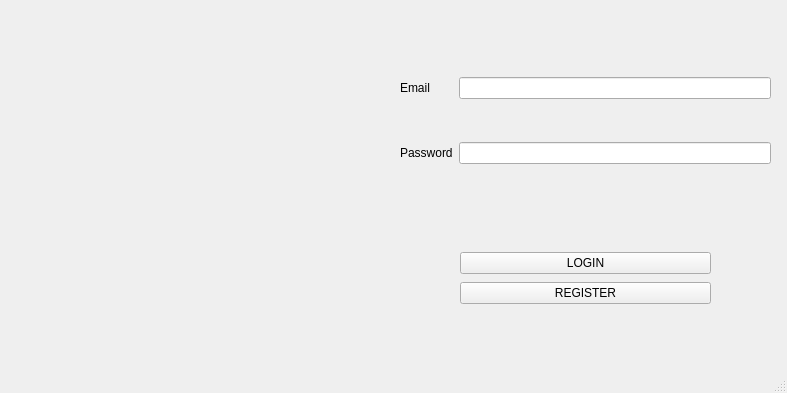
<?xml version="1.0" encoding="UTF-8"?>
<ui version="4.0">
 <class>MainWindow</class>
 <widget class="QMainWindow" name="MainWindow">
  <property name="geometry">
   <rect>
    <x>0</x>
    <y>0</y>
    <width>787</width>
    <height>393</height>
   </rect>
  </property>
  <property name="windowTitle">
   <string>MainWindow</string>
  </property>
  <widget class="QWidget" name="centralwidget">
   <widget class="QWidget" name="layoutWidget">
    <property name="geometry">
     <rect>
      <x>400</x>
      <y>40</y>
      <width>371</width>
      <height>161</height>
     </rect>
    </property>
    <layout class="QGridLayout" name="gridLayout">
     <item row="1" column="0">
      <widget class="QLabel" name="PasswordLabel">
       <property name="text">
        <string>Password</string>
       </property>
      </widget>
     </item>
     <item row="0" column="0">
      <widget class="QLabel" name="EmailLabel">
       <property name="text">
        <string>Email</string>
       </property>
      </widget>
     </item>
     <item row="0" column="1">
      <widget class="QLineEdit" name="EmailTextField"/>
     </item>
     <item row="1" column="1">
      <widget class="QLineEdit" name="PasswordTextField"/>
     </item>
    </layout>
   </widget>
   <widget class="QWidget" name="layoutWidget">
    <property name="geometry">
     <rect>
      <x>460</x>
      <y>250</y>
      <width>251</width>
      <height>56</height>
     </rect>
    </property>
    <layout class="QGridLayout" name="gridLayout_2">
     <item row="1" column="0">
      <widget class="QPushButton" name="RegisterButton">
       <property name="text">
        <string>REGISTER</string>
       </property>
      </widget>
     </item>
     <item row="0" column="0">
      <widget class="QPushButton" name="LoginButton">
       <property name="text">
        <string>LOGIN</string>
       </property>
      </widget>
     </item>
    </layout>
   </widget>
   <widget class="QLabel" name="label">
    <property name="geometry">
     <rect>
      <x>8</x>
      <y>25</y>
      <width>371</width>
      <height>311</height>
     </rect>
    </property>
    <property name="text">
     <string/>
    </property>
   </widget>
  </widget>
  <widget class="QMenuBar" name="menubar">
   <property name="geometry">
    <rect>
     <x>0</x>
     <y>0</y>
     <width>787</width>
     <height>22</height>
    </rect>
   </property>
  </widget>
  <widget class="QStatusBar" name="statusbar"/>
 </widget>
 <resources/>
 <connections/>
</ui>
